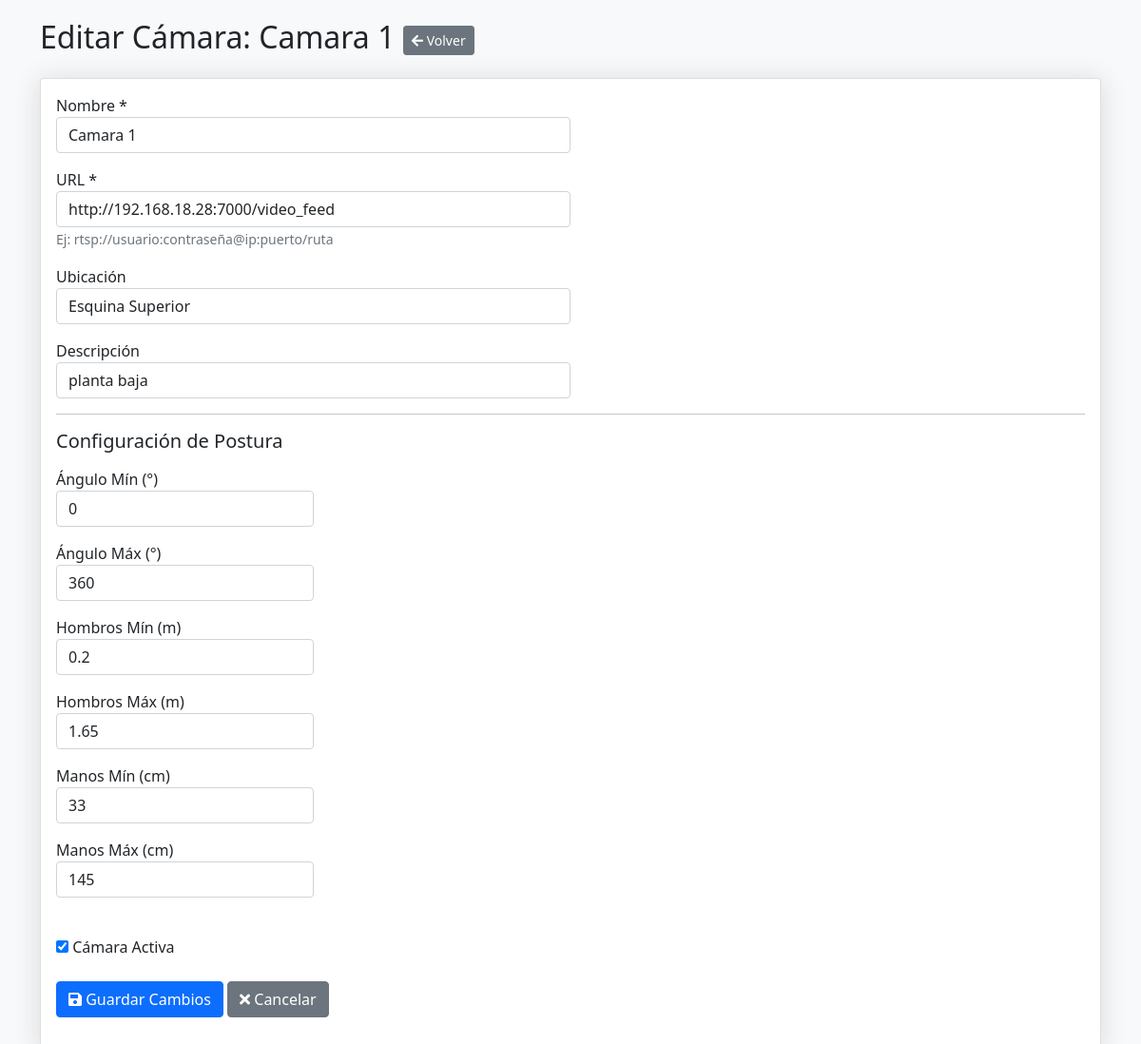
The page /camaras/edit/1 on the database its author committed.
### tables this page shows
CREATE TABLE camaras (
                id INTEGER PRIMARY KEY AUTOINCREMENT,
                nombre TEXT NOT NULL,
                url TEXT UNIQUE NOT NULL,
                descripcion TEXT,
                angulo_min INTEGER NOT NULL DEFAULT 45,  -- Ángulo mínimo en grados
                angulo_max INTEGER NOT NULL DEFAULT 135, -- Ángulo máximo en grados
                hombros_min REAL NOT NULL DEFAULT 0.5,    -- Distancia mínima entre hombros
                hombros_max REAL NOT NULL DEFAULT 1.5,   -- Distancia máxima entre hombros
                manos_min INTEGER NOT NULL DEFAULT 30,   -- Distancia mínima de manos
                manos_max INTEGER NOT NULL DEFAULT 150,   -- Distancia máxima de manos
                ubicacion TEXT,
                activa BOOLEAN DEFAULT 1,
                fecha_instalacion TIMESTAMP DEFAULT CURRENT_TIMESTAMP,
                FOREIGN KEY (id) REFERENCES notificaciones(id_camara)
            );

### routes/camaras.py (the view, shortened to what this page needs)
    @app.route('/camaras/edit/<int:id>', methods=['GET', 'POST'])
    def camaras_edit(id):
        try:
            conn = get_db_connection()
            camara = conn.execute('SELECT * FROM camaras WHERE id = ?', (id,)).fetchone()
            if camara is None:
                conn.close()
                abort(404)
            conn.close()
            return render_template('camaras/edit.html', camara=camara)
        except Exception as e:
            app.logger.error(f"Error al editar cámara {id}: {str(e)}")
            flash('Error al editar la cámara', 'error')
            if 'conn' in locals():
                conn.rollback()
                conn.close()
            return redirect(url_for('camaras_index'))

### database.py (called while the page is built)
def get_db_connection():
    conn = sqlite3.connect('monitoring.db')
    conn.row_factory = sqlite3.Row
    return conn

### templates/camaras/edit.html (shortened to what this page needs)
<!DOCTYPE html>
<html lang="es">
<head>
    <link href="https://cdn.jsdelivr.net/npm/bootstrap@5.1.3/dist/css/bootstrap.min.css" rel="stylesheet">
    <link href="https://cdnjs.cloudflare.com/ajax/libs/font-awesome/5.15.4/css/all.min.css" rel="stylesheet">
</head>
<body>
    <div class="container">
        <h2 class="mb-4">Editar Cámara: {{ camara['nombre'] }} <a href="/camaras" class="btn btn-secondary btn-sm float-right"><i class="fas fa-arrow-left"></i> Volver</a></h2>
        <div class="card">
            <div class="card-body">
                <form method="POST" action="/camaras/edit/{{ camara['id'] }}">
                    <div class="form-row">
                        <div class="form-group col-md-6">
                            <label for="nombre">Nombre *</label>
                            <input type="text" class="form-control" id="nombre" name="nombre" value="{{ camara['nombre'] }}" required>
                        </div>
                        <div class="form-group col-md-6">
                            <label for="url">URL *</label>
                            <input type="url" class="form-control" id="url" name="url" value="{{ camara['url'] }}" required>
                            <small class="form-text text-muted">Ej: rtsp://usuario:contraseña@ip:puerto/ruta</small>
                        </div>
                    </div>
                    <div class="form-row">
                        <div class="form-group col-md-6">
                            <label for="ubicacion">Ubicación</label>
                            <input type="text" class="form-control" id="ubicacion" name="ubicacion" value="{{ camara['ubicacion'] }}">
                        </div>
                        <div class="form-group col-md-6">
                            <label for="descripcion">Descripción</label>
                            <input type="text" class="form-control" id="descripcion" name="descripcion" value="{{ camara['descripcion'] }}">
                        </div>
                    </div>
                    <hr>
                    <h5 class="mb-3">Configuración de Postura</h5>
                    <div class="form-row">
                        <div class="form-group col-md-3">
                            <label for="angulo_min">Ángulo Mín (°)</label>
                            <input type="number" class="form-control" id="angulo_min" name="angulo_min" value="{{ camara['angulo_min'] }}" min="0" max="180">
                        </div>
                        <div class="form-group col-md-3">
                            <label for="angulo_max">Ángulo Máx (°)</label>
                            <input type="number" class="form-control" id="angulo_max" name="angulo_max" value="{{ camara['angulo_max'] }}" min="0" max="180">
                        </div>
                        <div class="form-group col-md-3">
                            <label for="hombros_min">Hombros Mín (m)</label>
                            <input type="number" step="0.1" class="form-control" id="hombros_min" name="hombros_min" value="{{ camara['hombros_min'] }}" min="0.1" max="5">
                        </div>
                        <div class="form-group col-md-3">
                            <label for="hombros_max">Hombros Máx (m)</label>
                            <input type="number" step="0.1" class="form-control" id="hombros_max" name="hombros_max" value="{{ camara['hombros_max'] }}" min="0.1" max="5">
                        </div>
                    </div>
                    <div class="form-row">
                        <div class="form-group col-md-3">
                            <label for="manos_min">Manos Mín (cm)</label>
                            <input type="number" class="form-control" id="manos_min" name="manos_min" value="{{ camara['manos_min'] }}" min="10" max="300">
                        </div>
                        <div class="form-group col-md-3">
                            <label for="manos_max">Manos Máx (cm)</label>
                            <input type="number" class="form-control" id="manos_max" name="manos_max" value="{{ camara['manos_max'] }}" min="10" max="300">
                        </div>
                        <div class="form-group col-md-6">
                            <div class="custom-control custom-switch pt-4">
                                <input type="checkbox" class="custom-control-input" id="activa" name="activa" {{ 'checked' if camara['activa'] }}>
                                <label class="custom-control-label" for="activa">Cámara Activa</label>
                            </div>
                        </div>
                    </div>
                    <div class="form-group mt-4">
                        <button type="submit" class="btn btn-primary"><i class="fas fa-save"></i> Guardar Cambios</button>
                        <a href="/camaras" class="btn btn-secondary"><i class="fas fa-times"></i> Cancelar</a>
                    </div>
                </form>
            </div>
        </div>
    </div>
</body>
</html>

### templates/camaras/edit.html (style rules this page uses)
body { padding-top: 20px; background-color: #f8f9fa; }
.card { margin-top: 20px; box-shadow: 0 0.15rem 1.75rem 0 rgba(33, 40, 50, 0.15); }
.form-group { margin-bottom: 1rem; }

### rows shown on the page
camaras: nombre "Camara 1", url "http://192.168.18.28:7000/video_feed", ubicacion "Esquina Superior", descripcion "planta baja", angulo_min "0", angulo_max "360", hombros_min "0.2", hombros_max "1.65", manos_min "33", manos_max "145"
